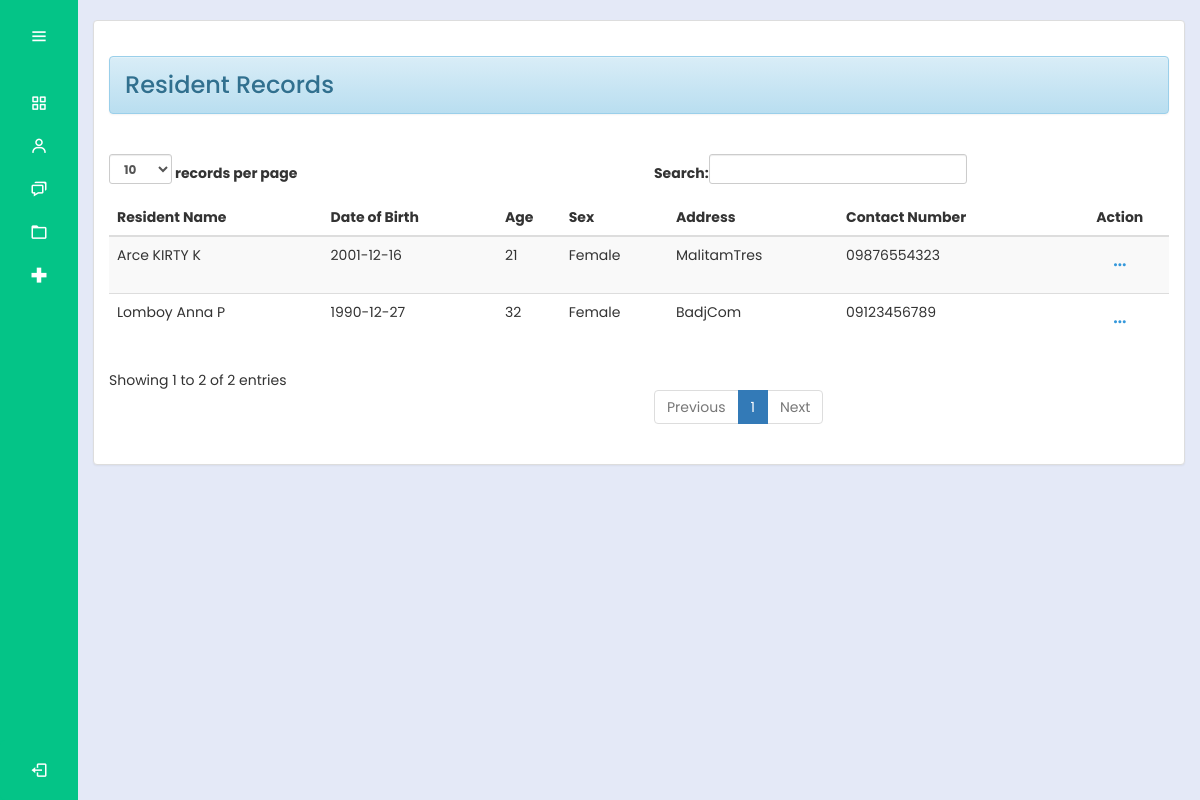
The page /bhw/userRecMed.php (signed in) on the database as committed earlier.
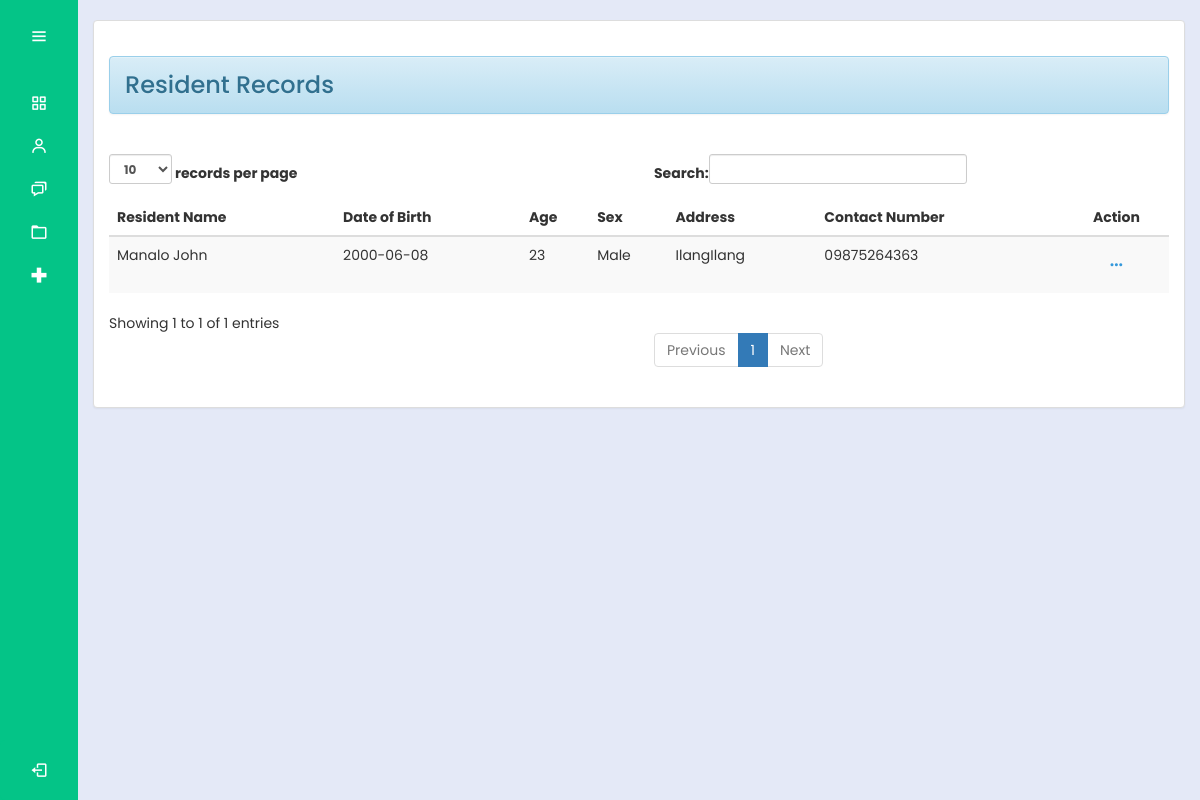
The same page on the database as committed later.
### tables this page shows
CREATE TABLE `residentrecords` (
  `residentId` int(30) NOT NULL,
  `productId` int(30) NOT NULL,
  `lastName` varchar(200) NOT NULL,
  `firstName` varchar(200) NOT NULL,
  `middleName` varchar(200) NOT NULL,
  `dateBirth` date NOT NULL,
  `age` int(10) NOT NULL,
  `sex` varchar(10) NOT NULL,
  `civilStatus` varchar(20) NOT NULL,
  `address` varchar(100) NOT NULL,
  `contactNumber` varchar(11) NOT NULL
);

### bhw/userRecMed.php (the view, shortened to what this page needs)
<?php
@include "../connection/connect.php";
if(isset($_SESSION['user_data'])){
?>
<!DOCTYPE html>
<html lang="en">
<head>
  <link rel="stylesheet" href="../cssmainmenu/style.css">
  <link href='https://unpkg.com/boxicons@2.1.4/css/boxicons.min.css' rel='stylesheet'>
  <link rel = "stylesheet" type = "text/css" href = "../css/bootstrap.css " />
  <link rel = "stylesheet" type = "text/css" href = "../css/style.css" />
<link rel="stylesheet" href="https://maxcdn.bootstrapcdn.com/bootstrap/3.3.5/css/bootstrap-theme.min.css">
<link rel="stylesheet" href="https://cdnjs.cloudflare.com/ajax/libs/font-awesome/6.4.2/css/all.min.css">
</head>
<body>
<?php try {
    include_once('side_menu.php');
} catch (Exception $e) {
    echo "Error: " . $e->getMessage();
}
 ?>
      <section class="home-section">
     <br>
          <div class = "container-fluid">
            <div class = "panel panel-default">
              <div class = "panel-body">
                <h3><div class = "alert alert-info">Resident Records</div></h3>
                <br />
              <table id = "table" class = "table table-striped table-hover">
                <thead>
                  <tr>
                    <th>Resident Name</th>
                    <th>Date of Birth</th>
                    <th>Age</th>
                    <th>Sex</th>
                    <th>Address</th>
                    <th>Contact Number</th>
                    <th style="text-align: center;">Action</th>
                  </tr>
                </thead>
              <tbody>
              <?php
                $query = $mysqli->query("SELECT * FROM `residentrecords`") or die(mysqli_error());
                while($fetch = $query->fetch_array()){
              ?>
					  	<tr>
                <td><?php echo $fetch['lastName'] . ' ' . $fetch['firstName'] . ' ' . $fetch['middleName']; ?></td>
                <td><?php echo $fetch['dateBirth']?></td>
                <td><?php echo $fetch['age']?></td>
                <td><?php echo $fetch['sex']?></td>
                <td><?php echo $fetch['address']?></td>
                <td><?php echo $fetch['contactNumber']?></td>
                <td style="text-align: center;">
                <div class="dropdown">
                <button class="dropbtn"><i class="fa-solid fa-ellipsis"></i></button>
                      </td>
              </tr>
            <?php
              }
            ?>
            </tbody>
          </table>
        </div>
		</div>
	</div>
  </section>
</body>
</html>
<?php
}
else{
	header("Location:.././index.php?error=UnAuthorized Access");
}

Rows that differ between the two databases and show on the page:
removed residentrecords: lastName "Lomboy", firstName "Anna", middleName "P", dateBirth "1990-12-27", age "32", sex "Female", address "BadjCom", contactNumber "09123456789"
removed residentrecords: lastName "Arce", firstName "KIRTY", middleName "K", dateBirth "2001-12-16", age "21", sex "Female", address "MalitamTres", contactNumber "09876554323"
added residentrecords: lastName "Manalo", firstName "John", dateBirth "2000-06-08", age "23", sex "Male", address "IlangIlang", contactNumber "09875264363"
Other text that changed with them:
text written by a page script: "records per page Search: Showing 1 to 2 of 2 entries Previous 1 Next" → "records per page Search: Showing 1 to 1 of 1 entries Previous 1 Next"
